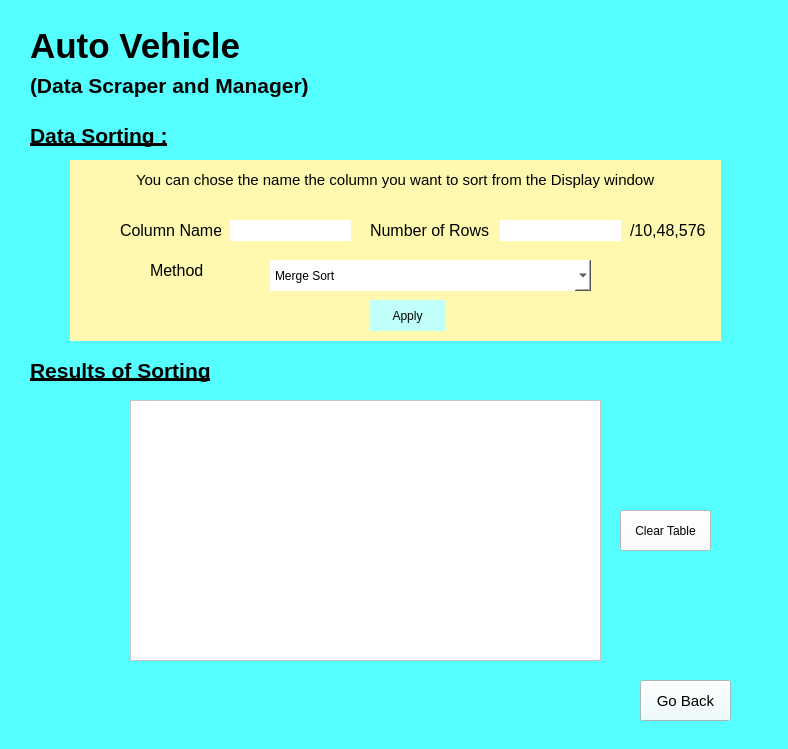
<?xml version="1.0" encoding="UTF-8"?>
<ui version="4.0">
 <class>sorting</class>
 <widget class="QWidget" name="sorting">
  <property name="geometry">
   <rect>
    <x>0</x>
    <y>0</y>
    <width>788</width>
    <height>749</height>
   </rect>
  </property>
  <property name="windowTitle">
   <string>DataSorting</string>
  </property>
  <property name="styleSheet">
   <string notr="true">background-color:rgb(85, 255, 255)
</string>
  </property>
  <widget class="QLabel" name="label_2">
   <property name="geometry">
    <rect>
     <x>30</x>
     <y>70</y>
     <width>391</width>
     <height>31</height>
    </rect>
   </property>
   <property name="font">
    <font>
     <pointsize>16</pointsize>
     <weight>75</weight>
     <bold>true</bold>
    </font>
   </property>
   <property name="text">
    <string>(Data Scraper and Manager)</string>
   </property>
  </widget>
  <widget class="QLabel" name="label">
   <property name="geometry">
    <rect>
     <x>30</x>
     <y>30</y>
     <width>451</width>
     <height>31</height>
    </rect>
   </property>
   <property name="font">
    <font>
     <pointsize>26</pointsize>
     <weight>75</weight>
     <bold>true</bold>
    </font>
   </property>
   <property name="text">
    <string>Auto Vehicle</string>
   </property>
  </widget>
  <widget class="QLabel" name="label_3">
   <property name="geometry">
    <rect>
     <x>30</x>
     <y>120</y>
     <width>161</width>
     <height>31</height>
    </rect>
   </property>
   <property name="font">
    <font>
     <pointsize>16</pointsize>
     <weight>75</weight>
     <bold>true</bold>
     <underline>true</underline>
    </font>
   </property>
   <property name="text">
    <string>Data Sorting :</string>
   </property>
  </widget>
  <widget class="QFrame" name="frame">
   <property name="geometry">
    <rect>
     <x>70</x>
     <y>160</y>
     <width>651</width>
     <height>181</height>
    </rect>
   </property>
   <property name="styleSheet">
    <string notr="true">background-color:rgb(255, 249, 175);
border :3px black; </string>
   </property>
   <property name="frameShape">
    <enum>QFrame::StyledPanel</enum>
   </property>
   <property name="frameShadow">
    <enum>QFrame::Raised</enum>
   </property>
   <widget class="QComboBox" name="method1">
    <property name="geometry">
     <rect>
      <x>200</x>
      <y>100</y>
      <width>321</width>
      <height>31</height>
     </rect>
    </property>
    <property name="styleSheet">
     <string notr="true">background-color:rgb(255, 255, 255)</string>
    </property>
    <item>
     <property name="text">
      <string>Merge Sort</string>
     </property>
    </item>
    <item>
     <property name="text">
      <string>Heap Sort</string>
     </property>
    </item>
    <item>
     <property name="text">
      <string>Tim Sort</string>
     </property>
    </item>
    <item>
     <property name="text">
      <string>Quick Sort</string>
     </property>
    </item>
    <item>
     <property name="text">
      <string>Bubble Sort</string>
     </property>
    </item>
    <item>
     <property name="text">
      <string>Insertion Sort</string>
     </property>
    </item>
    <item>
     <property name="text">
      <string>Slection Sort</string>
     </property>
    </item>
    <item>
     <property name="text">
      <string/>
     </property>
    </item>
   </widget>
   <widget class="QLabel" name="label_4">
    <property name="geometry">
     <rect>
      <x>50</x>
      <y>60</y>
      <width>101</width>
      <height>21</height>
     </rect>
    </property>
    <property name="font">
     <font>
      <pointsize>12</pointsize>
     </font>
    </property>
    <property name="text">
     <string>Column Name</string>
    </property>
   </widget>
   <widget class="QLabel" name="label_5">
    <property name="geometry">
     <rect>
      <x>80</x>
      <y>100</y>
      <width>101</width>
      <height>21</height>
     </rect>
    </property>
    <property name="font">
     <font>
      <pointsize>12</pointsize>
     </font>
    </property>
    <property name="text">
     <string>Method</string>
    </property>
   </widget>
   <widget class="QLineEdit" name="colname1">
    <property name="geometry">
     <rect>
      <x>160</x>
      <y>60</y>
      <width>121</width>
      <height>21</height>
     </rect>
    </property>
    <property name="styleSheet">
     <string notr="true">background-color:rgb(255, 255, 255)</string>
    </property>
   </widget>
   <widget class="QPushButton" name="apply1">
    <property name="geometry">
     <rect>
      <x>300</x>
      <y>140</y>
      <width>75</width>
      <height>31</height>
     </rect>
    </property>
    <property name="styleSheet">
     <string notr="true">background-color:rgb(193, 255, 251)</string>
    </property>
    <property name="text">
     <string>Apply</string>
    </property>
   </widget>
   <widget class="QLabel" name="label_6">
    <property name="geometry">
     <rect>
      <x>66</x>
      <y>10</y>
      <width>531</width>
      <height>20</height>
     </rect>
    </property>
    <property name="font">
     <font>
      <pointsize>11</pointsize>
     </font>
    </property>
    <property name="text">
     <string>You can chose the name the column you want to sort from the Display window </string>
    </property>
   </widget>
   <widget class="QLabel" name="label_8">
    <property name="geometry">
     <rect>
      <x>300</x>
      <y>60</y>
      <width>121</width>
      <height>21</height>
     </rect>
    </property>
    <property name="font">
     <font>
      <pointsize>12</pointsize>
     </font>
    </property>
    <property name="text">
     <string>Number of Rows</string>
    </property>
   </widget>
   <widget class="QLineEdit" name="colname1_2">
    <property name="geometry">
     <rect>
      <x>430</x>
      <y>60</y>
      <width>121</width>
      <height>21</height>
     </rect>
    </property>
    <property name="styleSheet">
     <string notr="true">background-color:rgb(255, 255, 255)</string>
    </property>
   </widget>
   <widget class="QLabel" name="label_9">
    <property name="geometry">
     <rect>
      <x>560</x>
      <y>60</y>
      <width>81</width>
      <height>21</height>
     </rect>
    </property>
    <property name="font">
     <font>
      <pointsize>12</pointsize>
     </font>
    </property>
    <property name="text">
     <string>/10,48,576</string>
    </property>
   </widget>
  </widget>
  <widget class="QPushButton" name="gobacksorting">
   <property name="geometry">
    <rect>
     <x>640</x>
     <y>680</y>
     <width>91</width>
     <height>41</height>
    </rect>
   </property>
   <property name="font">
    <font>
     <pointsize>11</pointsize>
    </font>
   </property>
   <property name="styleSheet">
    <string notr="true">background-color:rgb(233, 255, 254)</string>
   </property>
   <property name="text">
    <string>Go Back</string>
   </property>
   <property name="icon">
    <iconset>
     <normaloff>:/a10/images (1).png</normaloff>:/a10/images (1).png</iconset>
   </property>
   <property name="iconSize">
    <size>
     <width>20</width>
     <height>20</height>
    </size>
   </property>
  </widget>
  <widget class="QPushButton" name="pushButton">
   <property name="geometry">
    <rect>
     <x>620</x>
     <y>510</y>
     <width>91</width>
     <height>41</height>
    </rect>
   </property>
   <property name="styleSheet">
    <string notr="true">background-color:rgb(255, 255, 255)</string>
   </property>
   <property name="text">
    <string>Clear Table</string>
   </property>
  </widget>
  <widget class="QLabel" name="label_7">
   <property name="geometry">
    <rect>
     <x>30</x>
     <y>350</y>
     <width>191</width>
     <height>41</height>
    </rect>
   </property>
   <property name="font">
    <font>
     <pointsize>16</pointsize>
     <weight>75</weight>
     <bold>true</bold>
     <underline>true</underline>
    </font>
   </property>
   <property name="text">
    <string>Results of Sorting</string>
   </property>
  </widget>
  <widget class="QTableWidget" name="tableWidget">
   <property name="geometry">
    <rect>
     <x>130</x>
     <y>400</y>
     <width>471</width>
     <height>261</height>
    </rect>
   </property>
   <property name="styleSheet">
    <string notr="true">background-color:rgb(255, 255, 255)</string>
   </property>
  </widget>
 </widget>
 <resources>
  <include location="Pics/a10.qrc"/>
 </resources>
 <connections/>
</ui>
